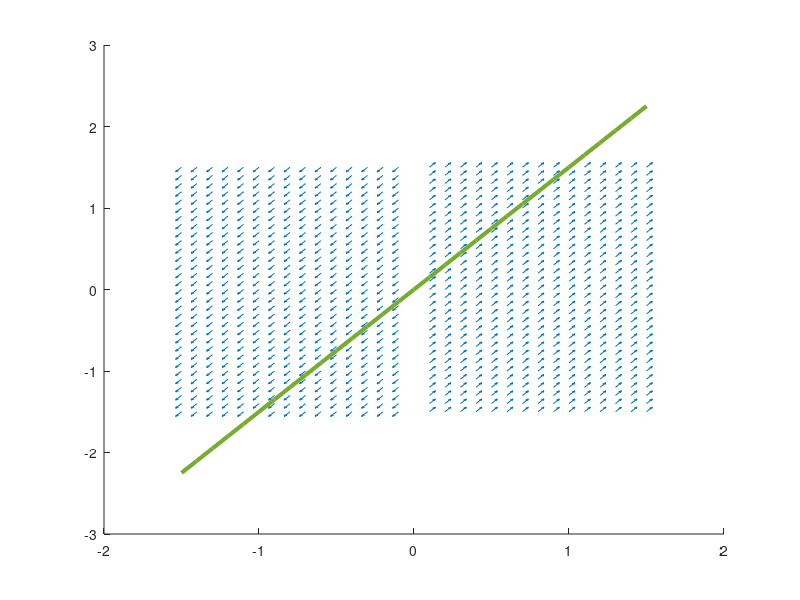

The MATLAB source for this figure: (Note: this script raises an error after producing the figure.)
A = [2 0;3 0];
[x1,x2] = meshgrid(-1.5:0.1:1.5);

x1_values = A(1,1)*x1+A(1,2)*x2;
x2_values = A(2,1)*x1+A(2,2)*x2;

norms=sqrt(x1_values.^2+x2_values.^2);
x1_normalized = x1_values ./ norms;
x2_normalized = x2_values ./norms;

# Pas d'isoclines, double division par zéro
line_range = -1.5:.1:1.5;

# Droites invariantes (vecteurs propres) 
[V,L] = eig(A);
eigenvector_2 = (V(2,2)/V(1,2)) * line_range;
# Le 2ième vecteur propre lève une erreur (division par zéro)

# Figure 1: portrait de phase, isoclines et vecteurs propres
figure(1);
hold on;
vector_scale = .5;

quiver(x1,x2,x1_normalized,x2_normalized, vector_scale);

plot(line_range,eigenvector_2,"linewidth",3);
#problem de fleche
quiver([0;0],[0;0],V(1,:),V(2,:),"linewidth",3,"color","k");

legend("portrait de phase","v_2","location","south");
hold off;

# Figure 2: trajectoires e(t), w(t) avec 5 conditions initiales
figure(2);
hold on;
x1dot = @(t, x) A(1,1)*x(1)+A(1,2)*x(2);
x2dot = @(t, x) A(2,1)*x(1)+A(2,2)*x(2);
xdot = @(t,x) [x1dot(t, x);x2dot(t, x)];
[t1,x1] = ode23(xdot, [0, 10], [2, 0]);
[t2,x2] = ode23(xdot, [0, 10], [0, 3]);
[t3,x3] = ode23(xdot, [0, 10], [-2, 3]);
[t4,x4] = ode23(xdot, [0, 10], [2, -3]);
[t5,x5] = ode23(xdot, [0, 10], [2, 2]);

plot(t1,x1);
plot(t2,x2);
plot(t3,x3);
plot(t4,x4);
plot(t5,x5);

legend(
 "e(t) CI: [2,0]","w(t) CI: [2,0]",
 "e(t) CI: [0,3]","w(t) CI: [0,3]",
 "e(t) CI: [-2,3]","w(t) CI: [-2,3]",
 "e(t) CI: [2,-3]","w(t) CI: [2,-3]",
 "e(t) CI: [2,2]","w(t) CI: [2,2]",
 "location","northwest");
hold off;
